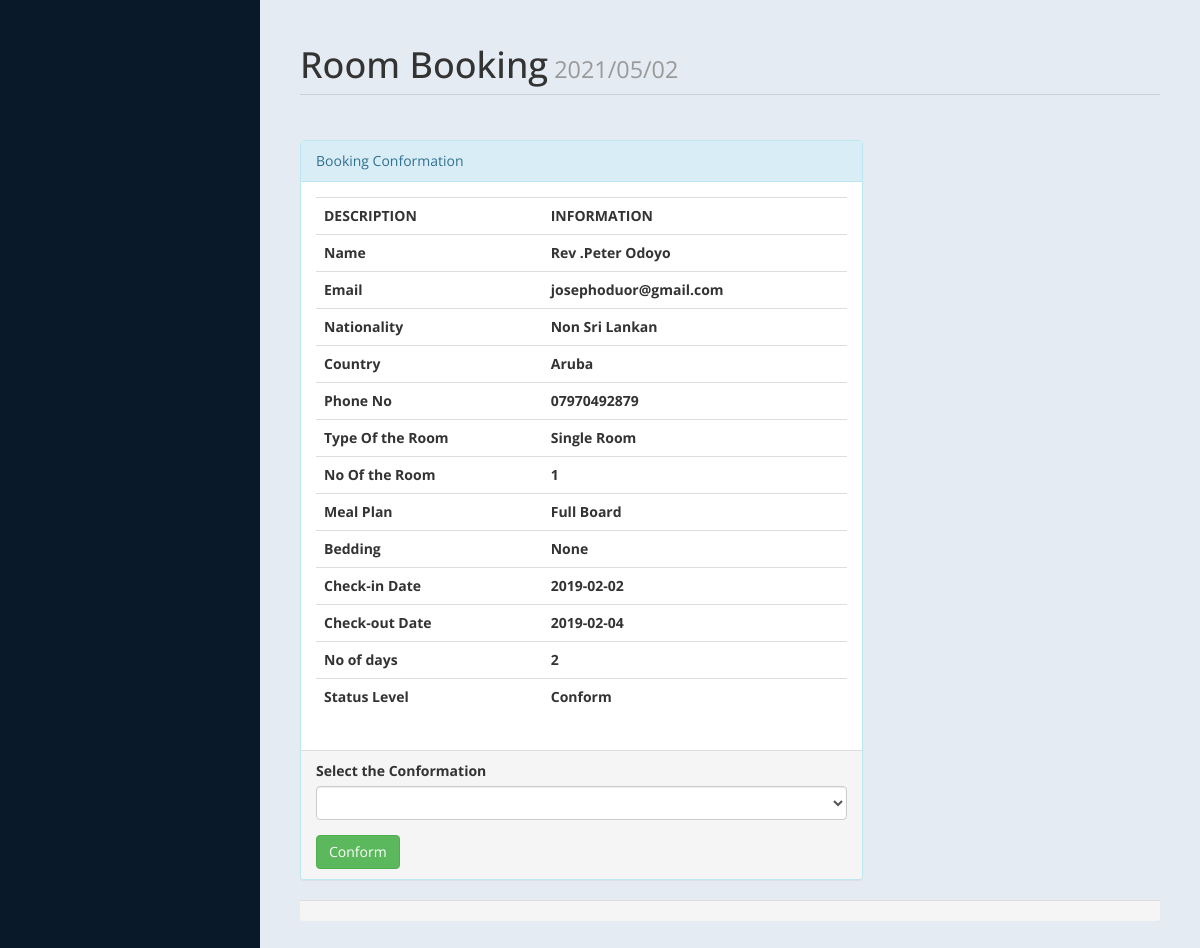
The app's page /room/admin/roombook.php?rid=3 with its own data.
### tables this page shows
CREATE TABLE `roombook` (
  `id` int(10) UNSIGNED NOT NULL,
  `Title` varchar(5) DEFAULT NULL,
  `FName` text,
  `LName` text,
  `Email` varchar(50) DEFAULT NULL,
  `National` varchar(30) DEFAULT NULL,
  `Country` varchar(30) DEFAULT NULL,
  `Phone` text,
  `TRoom` varchar(20) DEFAULT NULL,
  `Bed` varchar(10) DEFAULT NULL,
  `NRoom` varchar(2) DEFAULT NULL,
  `Meal` varchar(15) DEFAULT NULL,
  `cin` date DEFAULT NULL,
  `cout` date DEFAULT NULL,
  `stat` varchar(15) DEFAULT NULL,
  `nodays` int(11) DEFAULT NULL
);

### room/admin/roombook.php (the view, shortened to what this page needs)
<?php
		if(!isset($_GET["rid"]))
		{
			 header("location:index.php");
		}
		else {
				$curdate=date("Y/m/d");
				include ('db.php');
				$id = $_GET['rid'];
				$sql ="Select * from roombook where id = '$id'";
				$re = mysqli_query($con,$sql);
				while($row=mysqli_fetch_array($re))
				{
					$title = $row['Title'];
					$fname = $row['FName'];
					$lname = $row['LName'];
					$email = $row['Email'];
					$nat = $row['National'];
					$country = $row['Country'];
					$Phone = $row['Phone'];
					$troom = $row['TRoom'];
					$nroom = $row['NRoom'];
					$bed = $row['Bed'];
					$meal = $row['Meal'];
					$cin = $row['cin'];
					$cout = $row['cout'];
					$sta = $row['stat'];
					$days = $row['nodays'];
				}
	}
			?>
<!DOCTYPE html>
<html xmlns="http://www.w3.org/1999/xhtml">
<head>
    <link href="assets/css/bootstrap.css" rel="stylesheet" />
    <link href="assets/css/font-awesome.css" rel="stylesheet" />
    <link href="assets/js/morris/morris-0.4.3.min.css" rel="stylesheet" />
    <link href="assets/css/custom-styles.css" rel="stylesheet" />
</head>
<body>
    <div id="wrapper">
        <nav class="navbar navbar-default top-navbar" role="navigation">
        <div id="page-wrapper">
            <div id="page-inner">
                <div class="row">
                    <div class="col-md-12">
                        <h1 class="page-header">
                            Room Booking<small>	<?php echo  $curdate; ?> </small>
                        </h1>
                    </div>
					<div class="col-md-8 col-sm-8">
                    <div class="panel panel-info">
                        <div class="panel-heading">
                           Booking Conformation
                        </div>
                        <div class="panel-body">
							<div class="table-responsive">
                                <table class="table">
                                    <tr>
                                            <th>DESCRIPTION</th>
                                            <th>INFORMATION</th>
                                        </tr>
                                        <tr>
                                            <th>Name</th>
                                            <th><?php echo $title.$fname.$lname; ?> </th>
                                        </tr>
										<tr>
                                            <th>Email</th>
                                            <th><?php echo $email; ?> </th>
                                        </tr>
										<tr>
                                            <th>Nationality </th>
                                            <th><?php echo $nat; ?></th>
                                        </tr>
										<tr>
                                            <th>Country </th>
                                            <th><?php echo $country;  ?></th>
                                        </tr>
										<tr>
                                            <th>Phone No </th>
                                            <th><?php echo $Phone; ?></th>
                                        </tr>
										<tr>
                                            <th>Type Of the Room </th>
                                            <th><?php echo $troom; ?></th>
                                        </tr>
										<tr>
                                            <th>No Of the Room </th>
                                            <th><?php echo $nroom; ?></th>
                                        </tr>
										<tr>
                                            <th>Meal Plan </th>
                                            <th><?php echo $meal; ?></th>
                                        </tr>
										<tr>
                                            <th>Bedding </th>
                                            <th><?php echo $bed; ?></th>
                                        </tr>
										<tr>
                                            <th>Check-in Date </th>
                                            <th><?php echo $cin; ?></th>
                                        </tr>
										<tr>
                                            <th>Check-out Date</th>
                                            <th><?php echo $cout; ?></th>
                                        </tr>
										<tr>
                                            <th>No of days</th>
                                            <th><?php echo $days; ?></th>
                                        </tr>
										<tr>
                                            <th>Status Level</th>
                                            <th><?php echo $sta; ?></th>
                                        </tr>
                                </table>
                            </div>
                        </div>
                        <div class="panel-footer">
                            <form method="post">
										<div class="form-group">
														<label>Select the Conformation</label>
														<select name="conf"class="form-control">
															<option value selected>	</option>
															<option value="Conform">Conform</option>
														</select>
										 </div>
							<input type="submit" name="co" value="Conform" class="btn btn-success">
							</form>
                        </div>
                    </div>
					</div>
						</div>
                        <div class="panel-footer">
                        </div>
                    </div>
					</div>
                </div>
</body>
</html>

### room/admin/assets/css/custom-styles.css (style rules this page uses)
body { font-family: 'Open Sans', sans-serif; }
#wrapper { width: 100%; background:#09192A; }
#page-wrapper { padding: 15px 15px; min-height: 600px; background:#E5EBF2; }
#page-inner { width:100%; margin:10px 20px 10px 0px; background-color:transparent; padding:10px; min-height:1200px; }
h1, .h1, h2, .h2, h3, .h3 { margin-top: 7px; margin-bottom: -5px; }
.page-header { padding-bottom: 9px; margin: 10px 0 45px; border-bottom: 1px solid #C7D1DD; }
.top-navbar { margin:0px; }
.top-navbar { background:#09192A; border-bottom:none; }
.navbar-default { border:0px solid black; }
@media (min-width:768px) { #page-wrapper { margin: 0 0 0 260px; padding: 15px 30px; min-height: 1200px; } }
@media (min-width:768px) { .navbar { border-radius: 0px; } }

### records on screen
roombook: Title "Rev .", FName "Peter", LName "Odoyo", Email "josephoduor@gmail.com", National "Non Sri Lankan", Country "Aruba", Phone "07970492879", TRoom "Single Room", NRoom "1", Meal "Full Board", Bed "None", cin "2019-02-02", cout "2019-02-04", nodays "2", stat "Conform"
